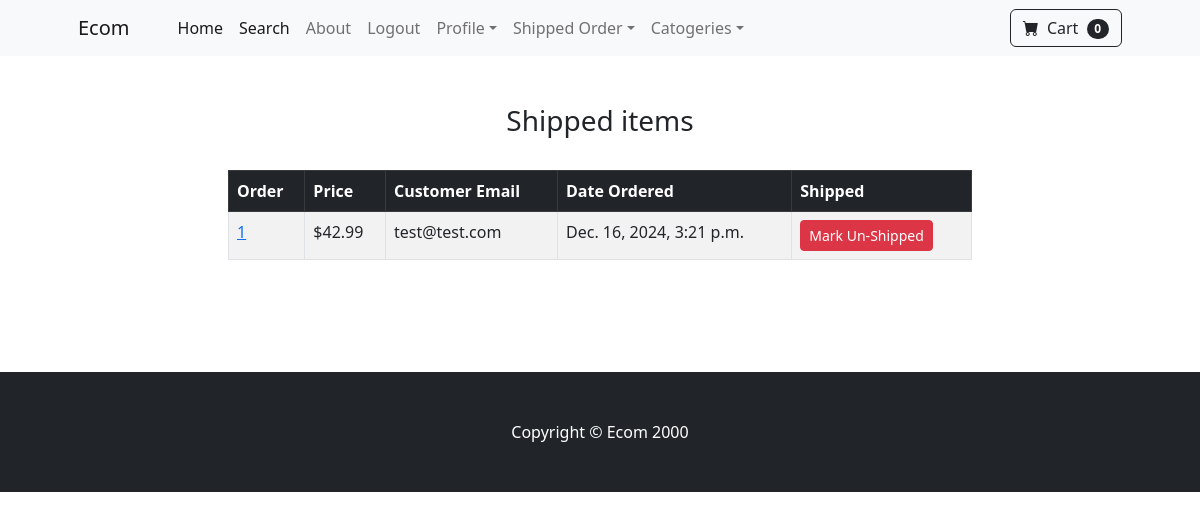
The page /payment/shipped_dash (signed in) on the database its author committed.
### payment/models.py (models this page shows, shortened)
class Order(models.Model):
    user = models.ForeignKey(User, on_delete=models.CASCADE, null = True, blank= True)
    full_name =models.CharField(max_length=255)
    email = models.EmailField(max_length=255)
    shipping_address = models.TextField(max_length=15000)
    amount_paid = models.DecimalField(max_digits=7, decimal_places=2)
    date_ordered = models.DateTimeField(auto_now_add=True)
    shipped = models.BooleanField(default=False)
    date_shipped = models.DateTimeField(blank=True, null=True)

### payment/views.py (the view, shortened to what this page needs)
# urls.py: path('shipped_dash',views.shipped_dash, name = 'shipped_dash'),
def shipped_dash(request):
    if request.user.is_authenticated and request.user.is_superuser:
        orders = Order.objects.filter(shipped=True)
        return render(request,  'payment/shipped_dash.html',{'orders':orders})
    else:
        messages.success(request,'Access Denied')
        return redirect('home')

### cart/cart.py (called while the page is built)
    def __len__(self):
        return len(self.cart)

### cart/context_processor.py (called while the page is built)
def cart(request):
    return {'cart':Cart(request)}

### payment/templates/payment/shipped_dash.html (shortened to what this page needs)
{% extends "base.html" %}
{% block content %}
    <div class='container'>
        <div class="row">
            <center>
                <div class="col-8">
                    <br><br>
                    <h3>Shipped items</h3>
                    <br>
                    <table class="table table-striped table-hover table-bordered">
                        <thead class='table-dark'>
                          <tr>
                            <th scope="col">Order</th>
                            <th scope="col">Price</th>
                            <th scope="col">Customer Email</th>
                            <th scope="col">Date Ordered</th>
                            <th scope="col">Shipped</th>
                          </tr>
                        </thead>
                        <tbody>
                            {% for item in orders %}
                          <tr>
                            <td><a href="{% url 'orders' item.id %}">{{ item.id }} </a></td>
                            <td>${{ item.amount_paid }}</td>
                            <td>{{ item.email }}</td>
                            <td>{{ item.date_ordered }}</td>
                            <td>
                              <form method = 'post'>
                                  <button type='submit' class='btn btn-danger btn-sm'>Mark Un-Shipped</button>
                              </form>
                          </td>
                          </tr>
                         {% endfor %}
                        </tbody>
                      </table>
                    <br><br><br><br>
                </div>
            </center>
        </div>
    </div>
{% endblock %}

### rows shown on the page
Order: id "1", amount_paid "42.99", email "test@test.com", date_ordered "Dec. 16, 2024, 3:21 p.m."

### other values the page prints
{{ cart|length }} "0"
